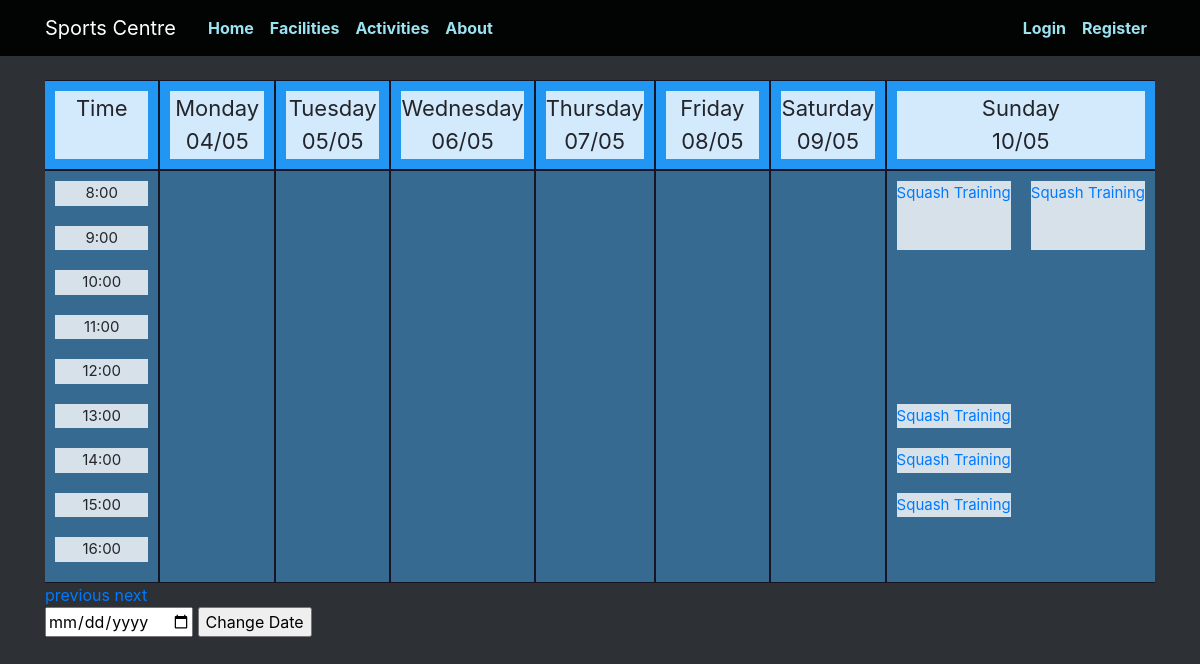
The page /activities/squash_training/2020/18 on the database as committed earlier.
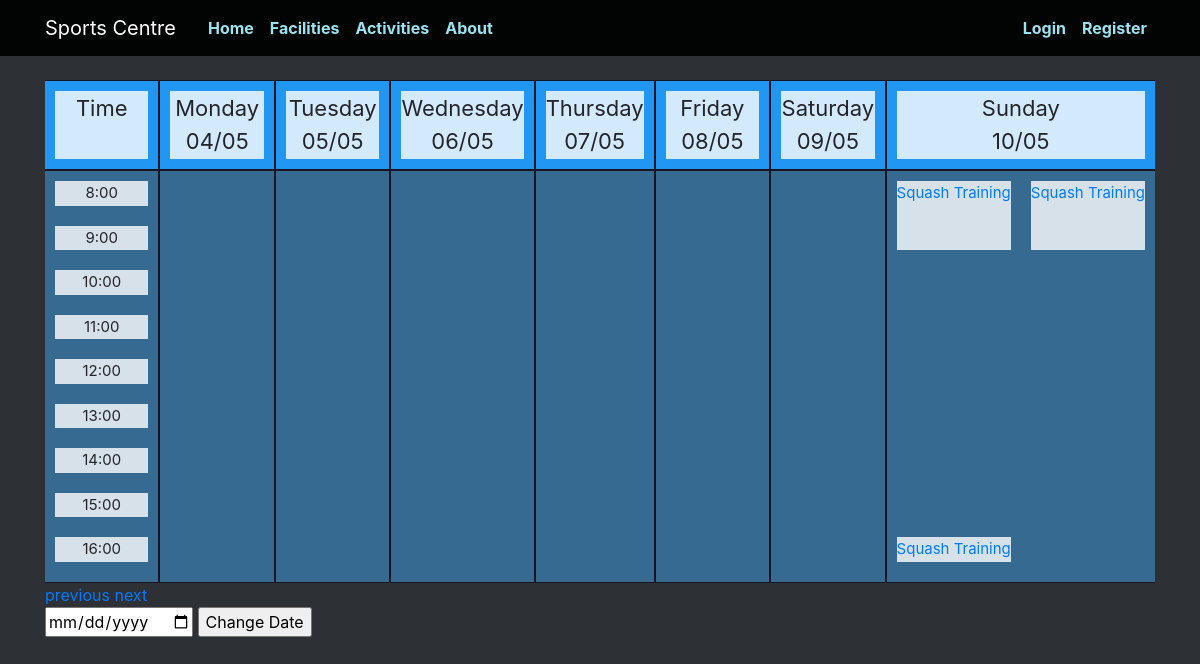
The same page on the database as committed later.
### app/models.py (models this page shows)
class Booking(db.Model):
  id = db.Column(db.Integer, primary_key=True)
  facility = db.Column(db.Integer, db.ForeignKey('user.id'), nullable=False)
  user = db.Column(db.Integer, db.ForeignKey('facility.id') , nullable=False)
  datetime = db.Column(db.DateTime, nullable=False)
  week = db.Column(db.Integer)
  year = db.Column(db.Integer)
  duration = db.Column(db.Integer, nullable=False)
  activity = db.Column(db.Integer, nullable=False)
  paid = db.Column(db.Integer, default=0)

class Activity(db.Model):
  id = db.Column(db.Integer, primary_key=True)
  facility = db.Column(db.Integer, db.ForeignKey('facility.id'), nullable=False)
  name = db.Column(db.String)
  url = db.Column(db.String(100))

### app/views.py (the view)
@app.route('/activities/<activity_url>/<int:year>/<int:week>', methods = ['GET', 'POST'])
def show_activity(activity_url, year, week):
  new_booking = False
  tform = ChangeTimetable()
  activity = models.Activity.query.filter_by(url=activity_url).first_or_404()
  if tform.validate_on_submit():
    date_choice = tform.date.data
    week = int(get_week_number(date_choice))
    year = int(get_year_number(date_choice))
    return redirect(url_for('show_activity', activity_url=activity.url, year=year, week=week))
  bookings = []
  for i in range(8):
    b = models.Booking.query.order_by(models.Booking.id.asc()).filter_by(activity=activity.id).filter_by(week=week).filter_by(year=year)
    filtered_b = []
    for query in b:
      if query.datetime.weekday() == i-1:
        filtered_b.append(query)
    bookings.append(filtered_b)
  title = activity.name
  activity = models.Activity.query.order_by(models.Activity.id.asc())
  dates = get_dates_for_week(year, week)
  return render_template('activities_index.html', title=title, bookings=bookings, year=year, week=week, activity=activity, url='/activities/'+activity_url, new_bookng=new_booking, dates=dates, tform=tform)

### app/forms.py
class ChangeTimetable(FlaskForm):
  date = DateField('Date')
  submit = SubmitField('Change Date')

### app/views.py (called while the page is built)
def get_dates_for_week(year, week):
  date = datetime.strptime(str(year), "%Y")
  date += timedelta(weeks=week)
  dates = []
  while date.weekday() != 0:
    date += timedelta(days=-1)
  for i in range(7):
    dates.append(datetime.strftime(date + timedelta(days=i), '%d/%m'))
  return dates

### app/templates/activities_index.html (shortened to what this page needs)
{% extends "timetable.html" %}

### app/templates/timetable.html (shortened to what this page needs)
{% extends "index.html" %}
{% block content %}
  <div class="scroll">
  <div class="grid-container">
  <div class="grid-sub-header">
    <div style=>Time</div>
  </div>
  {% for day in ["Monday", "Tuesday", "Wednesday", "Thursday", "Friday", "Saturday", "Sunday"] %}
  <div class="grid-sub-header">
    <div style="grid-row-start: header;">{{ day }}<br>{{ dates[loop.index0] }}</div>
  </div>
  {% endfor %}
  <div class="grid-sub">
    {% for time in ["8:00", "9:00", "10:00", "11:00", "12:00", "13:00", "14:00", "15:00", "16:00"] %}
      <div style="grid-row-start: time-{{ loop.index0 + 8 }}; grid-column: 1/2;">{{ time }}</div>
    {% endfor %}
  </div>
  {% for day in ["Monday", "Tuesday", "Wednesday", "Thursday", "Friday", "Saturday", "Sunday"] %}
  <div class="grid-sub">
    {% for booking in bookings[loop.index0+1] %}
      <div style="grid-row: time-{{ booking.datetime.strftime('%-H') }} / time-{{ booking.datetime.strftime('%-H')|int + booking.duration }};">
        {% if booking.activity == 0 %}
          Booked
        {% else %}
          <a href="/activities/{{ activity[booking.activity-1].url }}/booking/{{ booking.id }}/{{ year }}/{{ week }}">
            {{ activity[booking.activity-1].name }}
          </a>
        {% endif %}
      </div>
    {% endfor %}
  </div>
  {% endfor %}
  </div>
  </div>
  <a href="{{ url }}/{{ year }}/{{ week - 1 }}">previous</a>
  <a href="{{ url }}/{{ year }}/{{ week + 1 }}">next</a>
  <form method='POST' action="" novalidate>
    {{ tform.date }}
    {{ tform.submit() }}
  </form>
{% endblock %}

Rows that differ between the two databases and show on the page:
no longer on this page (row edited): Booking: activity.name "Squash Training"
no longer on this page (row edited): Booking: activity.name "Squash Training"
